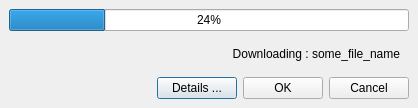
<ui version="4.0" >
 <class>LiveUpdateDialog</class>
 <widget class="QDialog" name="LiveUpdateDialog" >
  <property name="geometry" >
   <rect>
    <x>0</x>
    <y>0</y>
    <width>418</width>
    <height>108</height>
   </rect>
  </property>
  <property name="sizePolicy" >
   <sizepolicy>
    <hsizetype>0</hsizetype>
    <vsizetype>0</vsizetype>
    <horstretch>0</horstretch>
    <verstretch>0</verstretch>
   </sizepolicy>
  </property>
  <property name="windowTitle" >
   <string>LiveUpdate</string>
  </property>
  <layout class="QVBoxLayout" >
   <property name="margin" >
    <number>9</number>
   </property>
   <property name="spacing" >
    <number>6</number>
   </property>
   <item>
    <widget class="QProgressBar" name="progressBar" >
     <property name="value" >
      <number>24</number>
     </property>
     <property name="orientation" >
      <enum>Qt::Horizontal</enum>
     </property>
    </widget>
   </item>
   <item>
    <layout class="QHBoxLayout" >
     <property name="margin" >
      <number>9</number>
     </property>
     <property name="spacing" >
      <number>6</number>
     </property>
     <item>
      <widget class="QLabel" name="jobLabel" >
       <property name="sizePolicy" >
        <sizepolicy>
         <hsizetype>1</hsizetype>
         <vsizetype>1</vsizetype>
         <horstretch>0</horstretch>
         <verstretch>0</verstretch>
        </sizepolicy>
       </property>
       <property name="text" >
        <string>Downloading : some_file_name</string>
       </property>
       <property name="alignment" >
        <set>Qt::AlignRight|Qt::AlignTrailing|Qt::AlignVCenter</set>
       </property>
      </widget>
     </item>
    </layout>
   </item>
   <item>
    <layout class="QHBoxLayout" >
     <property name="margin" >
      <number>0</number>
     </property>
     <property name="spacing" >
      <number>6</number>
     </property>
     <item>
      <spacer>
       <property name="orientation" >
        <enum>Qt::Horizontal</enum>
       </property>
       <property name="sizeHint" >
        <size>
         <width>40</width>
         <height>20</height>
        </size>
       </property>
      </spacer>
     </item>
     <item>
      <widget class="QPushButton" name="m_detailsButton" >
       <property name="text" >
        <string>Details ...</string>
       </property>
       <property name="flat" >
        <bool>false</bool>
       </property>
      </widget>
     </item>
     <item>
      <widget class="QPushButton" name="m_okButton" >
       <property name="text" >
        <string>OK</string>
       </property>
      </widget>
     </item>
     <item>
      <widget class="QPushButton" name="m_cancelButton" >
       <property name="text" >
        <string>Cancel</string>
       </property>
      </widget>
     </item>
    </layout>
   </item>
  </layout>
 </widget>
 <resources/>
 <connections/>
</ui>
